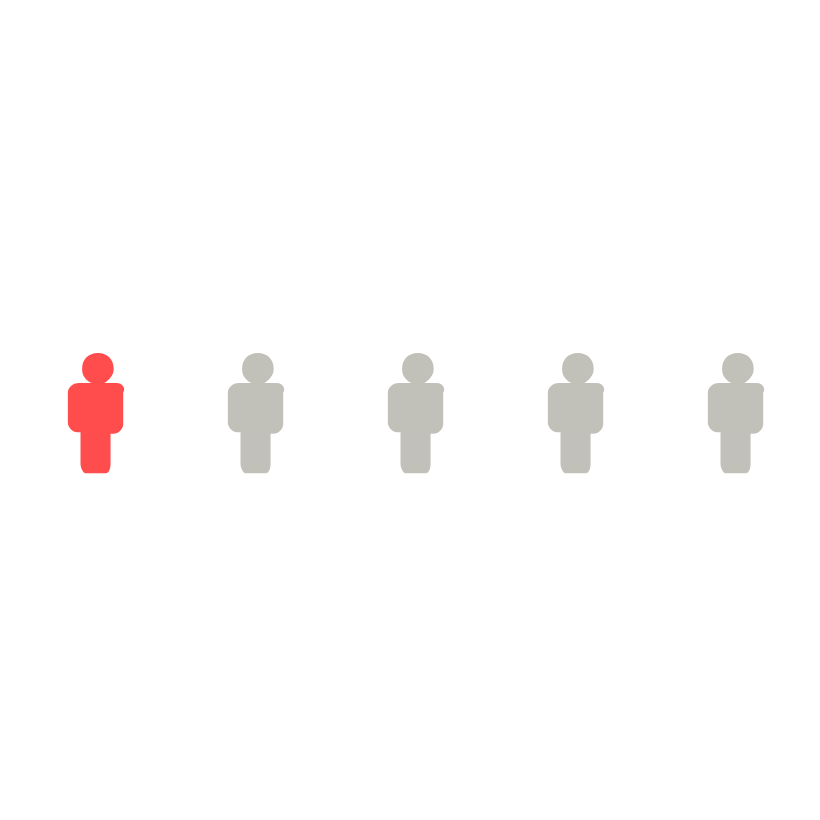

Write a Vega-Lite specification for this figure.
### Vega-Lite specification from a JSON file in a GitHub repository (floating-point values rounded to 4 significant figures)
{"$schema": "https://vega.github.io/schema/vega-lite/v5.json", "config": {"view": {"stroke": ""}}, "width": 400, "height": 400, "data": {"values": [{"id": 1}, {"id": 2}, {"id": 3}, {"id": 4}, {"id": 5}]}, "transform": [{"calculate": "(datum.id/10)", "as": "col"}, {"calculate": "datum.id - datum.col*10", "as": "row"}], "mark": {"type": "point", "filled": true}, "encoding": {"x": {"field": "col", "type": "ordinal", "axis": null}, "y": {"field": "row", "type": "ordinal", "axis": null}, "shape": {"value": "M1.7 -1.7h-0.8c0.3 -0.2 0.6 -0.5 0.6 -0.9c0 -0.6 -0.4 -1 -1 -1c-0.6 0 -1 0.4 -1 1c0 0.4 0.2 0.7 0.6 0.9h-0.8c-0.4 0 -0.7 0.3 -0.7 0.6v1.9c0 0.3 0.3 0.6 0.6 0.6h0.2c0 0 0 0.1 0 0.1v1.9c0 0.3 0.2 0.6 0.3 0.6h1.3c0.2 0 0.3 -0.3 0.3 -0.6v-1.8c0 0 0 -0.1 0 -0.1h0.2c0.3 0 0.6 -0.3 0.6 -0.6v-2c0.2 -0.3 -0.1 -0.6 -0.4 -0.6z"}, "color": {"condition": {"test": "datum.id>1", "value": "rgb(167,165,156)"}, "value": "rgb(255,0,0)"}, "size": {"value": 250}}, "params": [{"name": "highlight", "select": "interval"}]}
